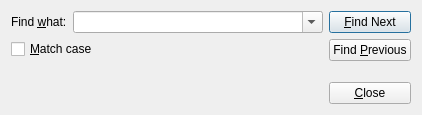
<?xml version="1.0" encoding="UTF-8"?>
<ui version="4.0">
 <class>FindDialog</class>
 <widget class="QDialog" name="FindDialog">
  <property name="geometry">
   <rect>
    <x>0</x>
    <y>0</y>
    <width>488</width>
    <height>209</height>
   </rect>
  </property>
  <property name="sizePolicy">
   <sizepolicy hsizetype="Preferred" vsizetype="Preferred">
    <horstretch>0</horstretch>
    <verstretch>0</verstretch>
   </sizepolicy>
  </property>
  <property name="windowTitle">
   <string>Find</string>
  </property>
  <property name="windowIcon">
   <iconset resource="../resources.qrc">
    <normaloff>:/icons/edit_find.png</normaloff>:/icons/edit_find.png</iconset>
  </property>
  <property name="statusTip">
   <string>Find text within the open document.</string>
  </property>
  <layout class="QGridLayout" name="gridLayout">
   <property name="sizeConstraint">
    <enum>QLayout::SetFixedSize</enum>
   </property>
   <item row="0" column="0">
    <layout class="QVBoxLayout" name="left_vlayout">
     <item>
      <layout class="QHBoxLayout" name="top_left_hlayout" stretch="0,0">
       <item>
        <widget class="QLabel" name="find_label">
         <property name="text">
          <string>Find &amp;what:</string>
         </property>
         <property name="textFormat">
          <enum>Qt::PlainText</enum>
         </property>
         <property name="buddy">
          <cstring>find_combo_box</cstring>
         </property>
        </widget>
       </item>
       <item>
        <widget class="QComboBox" name="find_combo_box">
         <property name="sizePolicy">
          <sizepolicy hsizetype="MinimumExpanding" vsizetype="Fixed">
           <horstretch>1</horstretch>
           <verstretch>0</verstretch>
          </sizepolicy>
         </property>
         <property name="minimumSize">
          <size>
           <width>250</width>
           <height>0</height>
          </size>
         </property>
         <property name="editable">
          <bool>true</bool>
         </property>
         <property name="maxVisibleItems">
          <number>30</number>
         </property>
         <property name="insertPolicy">
          <enum>QComboBox::NoInsert</enum>
         </property>
         <property name="minimumContentsLength">
          <number>1</number>
         </property>
        </widget>
       </item>
      </layout>
     </item>
     <item>
      <widget class="QCheckBox" name="match_case_checkbox">
       <property name="text">
        <string>&amp;Match case</string>
       </property>
      </widget>
     </item>
     <item>
      <spacer name="left_spacer">
       <property name="orientation">
        <enum>Qt::Vertical</enum>
       </property>
       <property name="sizeHint" stdset="0">
        <size>
         <width>20</width>
         <height>5</height>
        </size>
       </property>
      </spacer>
     </item>
    </layout>
   </item>
   <item row="0" column="1">
    <layout class="QVBoxLayout" name="right_vlayout">
     <item>
      <widget class="QPushButton" name="find_next_push_button">
       <property name="sizePolicy">
        <sizepolicy hsizetype="Minimum" vsizetype="Fixed">
         <horstretch>0</horstretch>
         <verstretch>0</verstretch>
        </sizepolicy>
       </property>
       <property name="text">
        <string>&amp;Find Next</string>
       </property>
      </widget>
     </item>
     <item>
      <widget class="QPushButton" name="find_previous_push_button">
       <property name="sizePolicy">
        <sizepolicy hsizetype="Minimum" vsizetype="Fixed">
         <horstretch>0</horstretch>
         <verstretch>0</verstretch>
        </sizepolicy>
       </property>
       <property name="text">
        <string>Find &amp;Previous</string>
       </property>
      </widget>
     </item>
     <item>
      <spacer name="right_spacer">
       <property name="orientation">
        <enum>Qt::Vertical</enum>
       </property>
       <property name="sizeHint" stdset="0">
        <size>
         <width>20</width>
         <height>15</height>
        </size>
       </property>
      </spacer>
     </item>
     <item>
      <widget class="QPushButton" name="close_push_button">
       <property name="sizePolicy">
        <sizepolicy hsizetype="Minimum" vsizetype="Fixed">
         <horstretch>0</horstretch>
         <verstretch>0</verstretch>
        </sizepolicy>
       </property>
       <property name="text">
        <string>&amp;Close</string>
       </property>
      </widget>
     </item>
    </layout>
   </item>
  </layout>
 </widget>
 <resources>
  <include location="../resources.qrc"/>
 </resources>
 <connections>
  <connection>
   <sender>close_push_button</sender>
   <signal>clicked()</signal>
   <receiver>FindDialog</receiver>
   <slot>accept()</slot>
   <hints>
    <hint type="sourcelabel">
     <x>415</x>
     <y>196</y>
    </hint>
    <hint type="destinationlabel">
     <x>336</x>
     <y>156</y>
    </hint>
   </hints>
  </connection>
 </connections>
</ui>
